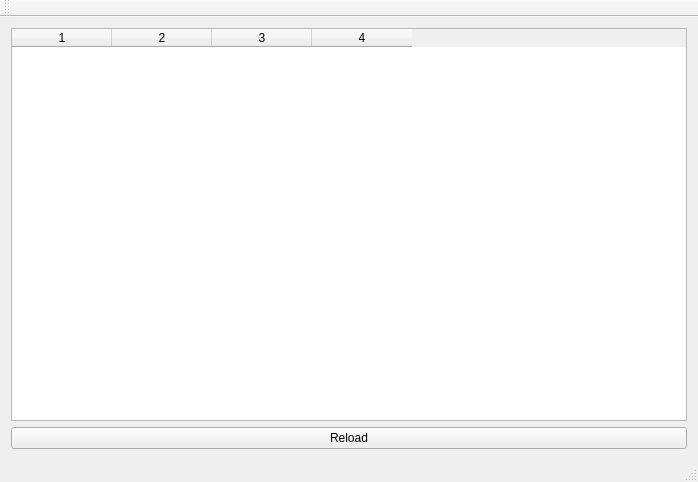
<?xml version="1.0" encoding="UTF-8"?>
<ui version="4.0">
 <class>MainWindow</class>
 <widget class="QMainWindow" name="MainWindow">
  <property name="geometry">
   <rect>
    <x>0</x>
    <y>0</y>
    <width>698</width>
    <height>482</height>
   </rect>
  </property>
  <property name="windowTitle">
   <string>MainWindow</string>
  </property>
  <widget class="QWidget" name="centralWidget">
   <layout class="QVBoxLayout" name="verticalLayout_2">
    <item>
     <widget class="QTableWidget" name="tableWidget">
      <property name="sizePolicy">
       <sizepolicy hsizetype="Expanding" vsizetype="Expanding">
        <horstretch>0</horstretch>
        <verstretch>0</verstretch>
       </sizepolicy>
      </property>
      <property name="columnCount">
       <number>4</number>
      </property>
      <column/>
      <column/>
      <column/>
      <column/>
     </widget>
    </item>
    <item>
     <widget class="QPushButton" name="reloadButton">
      <property name="text">
       <string>Reload</string>
      </property>
     </widget>
    </item>
   </layout>
  </widget>
  <widget class="QMenuBar" name="menuBar">
   <property name="geometry">
    <rect>
     <x>0</x>
     <y>0</y>
     <width>698</width>
     <height>26</height>
    </rect>
   </property>
  </widget>
  <widget class="QToolBar" name="mainToolBar">
   <attribute name="toolBarArea">
    <enum>TopToolBarArea</enum>
   </attribute>
   <attribute name="toolBarBreak">
    <bool>false</bool>
   </attribute>
  </widget>
  <widget class="QStatusBar" name="statusBar"/>
 </widget>
 <layoutdefault spacing="6" margin="11"/>
 <resources/>
 <connections/>
</ui>
